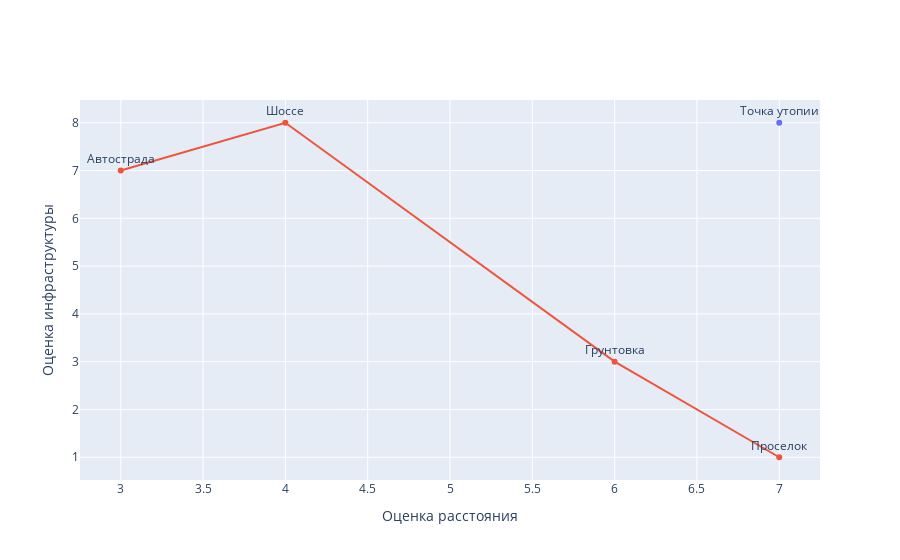

This figure's notebook cell:
### Markdown cell above
Метод Формирования и сужения множества Парето

### Code cell
# Два главных критерия: "Расстояние" и "Инфраструктура"

# Формирование множества Парето графическим методом

# Оба критерия максимизируются, поэтому точка утопии находится в правом верхнем углу графика
utopia = [max(distanс), max(infrast)]
fig = Figure()
fig.add_trace(Scatter(x=[utopia[0]], y=[utopia[1]], text=['Точка утопии'], textposition='top center', mode='markers+text'))
fig.add_trace(Scatter(x=distanс, y=infrast, textposition='top center', text=alternatives,
                      mode='lines+markers+text', name=''))
fig.update_layout(showlegend=False, xaxis_title="Оценка расстояния", yaxis_title="Оценка инфраструктуры",)
fig.show()

# Так как 4 вариант, то 4 / 3 = 1 и остаток 1 => Евклидово расстояние
# Поиск Евклидовых расстояних от всех точке до точки утопии
evklid_rast = []
for i in range(len(alternatives)):
    x1 = distanс[i]
    y1 = infrast[i]
    x2 = utopia[0]
    y2 = utopia[1]

    d = round(((x2 - x1)**2 + (y2 - y1)**2)**0.5, okr)
    evklid_rast.append(d)

# Выбор минимального расстояния
print(evklid_rast)
answer = alternatives[np.argmin(evklid_rast)]
print(answer)

### Figure 1 — Plotly figure (JSON) as saved in the notebook; plotly's stock layout.template omitted (floating-point values rounded to 4 significant figures)
{"data": [{"mode": "markers+text", "text": ["Точка утопии"], "textposition": "top center", "type": "scatter", "x": [7.0], "y": [8.0]}, {"mode": "lines+markers+text", "name": "", "text": ["Автострада", "Шоссе", "Грунтовка", "Проселок"], "textposition": "top center", "type": "scatter", "x": [3.0, 4.0, 6.0, 7.0], "y": [7.0, 8.0, 3.0, 1.0]}], "layout": {"showlegend": false, "xaxis": {"title": {"text": "Оценка расстояния"}}, "yaxis": {"title": {"text": "Оценка инфраструктуры"}}}}
